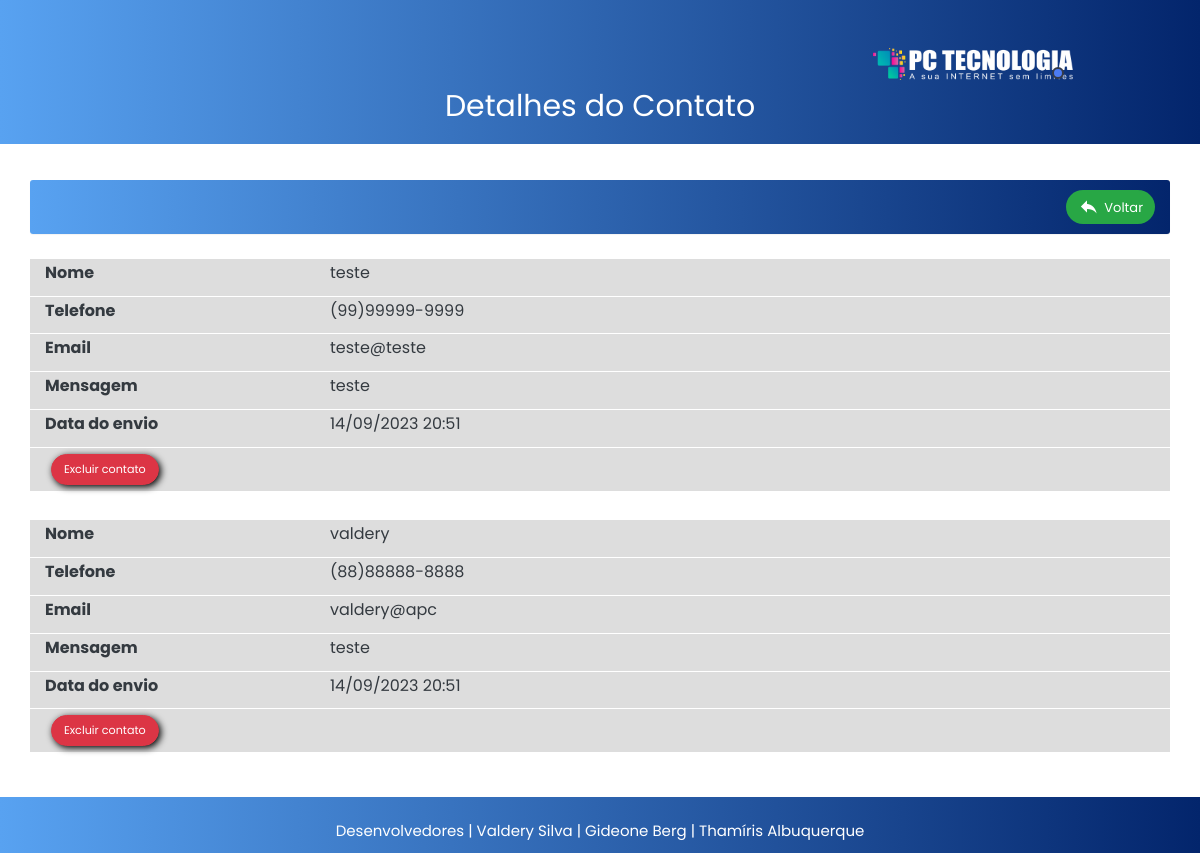
/admin/visualizar-contato.php (signed in), run on the app's committed database.
### tables this page shows
CREATE TABLE `contato` (
  `id` int(4) NOT NULL AUTO_INCREMENT,
  `nome` varchar(55) NOT NULL,
  `telefone` varchar(15) NOT NULL,
  `email` varchar(55) NOT NULL,
  `mensagem` varchar(255) NOT NULL,
  `data_cadastro` datetime DEFAULT NULL,
  PRIMARY KEY (`id`)
);

### admin/visualizar-contato.php (the view, shortened to what this page needs)
<?php
include_once("./include/header.php");
?>
<body>
    <div class="wrapper">
        <div id="content">
            <div class="top-navbar">
                <div class="xd-topbar">
                    <div class="row">
                        <div class="col-md-5 col-lg-3 order-3 order-md-2">
                        </div>
                        <div class="col-10 col-md-6 col-lg-8 order-1 order-md-3">
                            <div class="xp-profilebar text-right">
                                <nav class="navbar p-0">
                                    <ul class="nav navbar-nav flex-row ml-auto">
                                        <li class="dropdown nav-item">
                                            <a class="nav-link" href="#" data-toggle="dropdown">
                                                <img src="img/logotitulo.png" style="width:200px;" />
                                                <span class="xp-user-live"></span>
                                            </a>
                                        </li>
                                    </ul>
                                </nav>
                            </div>
                        </div>
                    </div>
                    <div class="xp-breadcrumbbar text-center">
                        <h4 class="page-title">Detalhes do Contato</h4>
                    </div>
                </div>
            </div>
            <div class="main-content">
                <div class="table-wrapper">
                    <div class="table-title">
                        <div class="row">
                            <div class="col-sm-6 p-0 flex justify-content-lg-start justify-content-center">
                            </div>
                            <div class="col-sm-6 p-0 flex justify-content-lg-end justify-content-center">
                                <a href="dashboard.php" type="button" class="btn btn-success">
                                    <i class="material-icons">&#xe15e;</i>
                                    <span>Voltar</span></a>
                            </div>
                        </div>
                    </div>
                </div>
                <div class="col-md-12">
                    <?php
                    $query_contato = "SELECT id, nome, telefone, email, mensagem, DATE_FORMAT(data_cadastro, '%d/%m/%Y %H:%i') AS data_formatada FROM contato ORDER BY data_cadastro DESC";
                    $resul_contato = $conexao->prepare($query_contato);
                    $resul_contato->execute();
                    if (($resul_contato) and ($resul_contato->rowCount() != 0)) {
                        while ($row_contato = $resul_contato->fetch(PDO::FETCH_ASSOC)) {
                            extract($row_contato);
                            echo "<dl class='row1'>";
                            echo "<dt class='col-sm-3'>Nome</dt>";
                            echo "<dd class='col-sm-9'>$nome</dd>";
                            echo "</dl>";
                            echo "<dl class='row1'>";
                            echo "<dt class='col-sm-3'>Telefone</dt>";
                            echo "<dd class='col-sm-9'>$telefone</dd>";
                            echo "</dl>";
                            echo "<dl class='row1'>";
                            echo "<dt class='col-sm-3'>Email</dt>";
                            echo "<dd class='col-sm-9'>$email</dd>";
                            echo "</dl>";
                            echo "<dl class='row1'>";
                            echo "<dt class='col-sm-3'>Mensagem</dt>";
                            echo "<dd class='col-sm-9'>$mensagem</dd>";
                            echo "</dl>";
                            echo "<dl class='row1'>";
                            echo "<dt class='col-sm-3'>Data do envio</dt>";
                            echo "<dd class='col-sm-9'>$data_formatada</dd>";
                            echo "</dl>";
                            echo "<dl class='row1'>";
                            echo "<dt class='col-sm-9'><a href='' type='button' class='btn btn-danger1' id='$id' class='delete' onclick='deleteContato($id)'>
                            Excluir contato</a></dt>";
                            echo "</dl>";
                            echo "<br>";
                        }
                    } else {
                        echo "<div class='alert alert-success' role='alert'>Não há contato!
                            </div>";
                    }
                    ?>
                </div>
            </div>
</body>
<?php
include_once "./include/footer.php"
?>

### admin/css/custom.css (style rules this page uses)
body, html { line-height: 1.8; font-family: 'Poppins', sans-serif; color: #555e58; font-weight: 400; margin: 0px; padding: 0px; box-sizing: border-box; }
.material-icons { font-family: 'Material Icons'; font-weight: normal; font-style: normal; font-size: 24px; display: inline-block; line-height: 1; text-transform: none; letter-spacing: normal; word-wrap: normal; white-space: nowrap; direction: ltr; -webkit-font-smoothing: antialiased; text-rendering: optimizeLegibility; -moz-osx-font-smoothing: grayscale; font-feature-settings: 'liga'; }
h1, h2, h3, h4, h5, h6, .h1, .h2, .h3, .h4 { font-weight: 400; line-height: 1.5em; }
a { color: #333; font-weight: 400; }
ul, ol { padding: 0px; margin: 0px; list-style: none; }
a, a:hover, a:focus { color: #333; text-decoration: none; transition: all 0.3s; }
.wrapper { position: relative; width: 100%; overflow: auto; }
@media only screen and (min-width:992px) { #content { width: 100%; position: relative; float: right; transition: all 0.3s; } }
#content { position: relative; transition: all 0.5s; background-attachment: #f9fafc; }
.top-navbar { width: 100%; z-index: 9; position: relative; padding: 15px 30px; background: linear-gradient(90deg, #58a2f1, #03256C); }
.xd-topbar { width: 100%; position: relative; }
.xp-breadcrumbbar .page-title { font-size: 30px; color: #fff; margin-bottom: 0; margin-top: 0; }
.main-content { padding: 30px 30px 0px 30px; }
.navbar { background-color: linear-gradient(90deg, #58a2f1, #03256C); color: #fff; }
.navbar-nav>li>a { color: #fff; }
.navbar-nav li a { position: relative; display: block; padding: 4px 0px !important; }
.xp-user-live { position: absolute; bottom: 5px; right: 9px; width: 12px; height: 12px; border-radius: 50%; border: 2px solid #353b48; background-color: #4c7cf3; }
.table-wrapper { background-color: #fff; margin: 6px 0px 40px 0px; width: 100%; overflow: auto; border-radius: 3px; box-shadow: 0 1px 1px rgb(0 0 0 / 5%); }
.table-title { background: linear-gradient(90deg, #58a2f1, #03256C); color: #fff; position: sticky; top: 0; width: 100%; left: 0; padding: 10px 30px; border-radius: 0px 0px 0 0; }
.table-title .btn { color: #fff; float: right; font-size: 13px; border: none; min-width: 50px; border-radius: 20px; border: none; outline: none !important; margin-left: 10px; }
.table-title .btn i { float: left; font-size: 21px; margin-right: 5px; }
.table-title .btn span { float: left; margin-top: 2px; }

### data on the page
contato: nome "teste", telefone "(99)99999-9999", email "teste@teste", mensagem "teste", data_formatada "14/09/2023 20:51"
contato: nome "valdery", telefone "(88)88888-8888", email "valdery@apc", mensagem "teste", data_formatada "14/09/2023 20:51"
